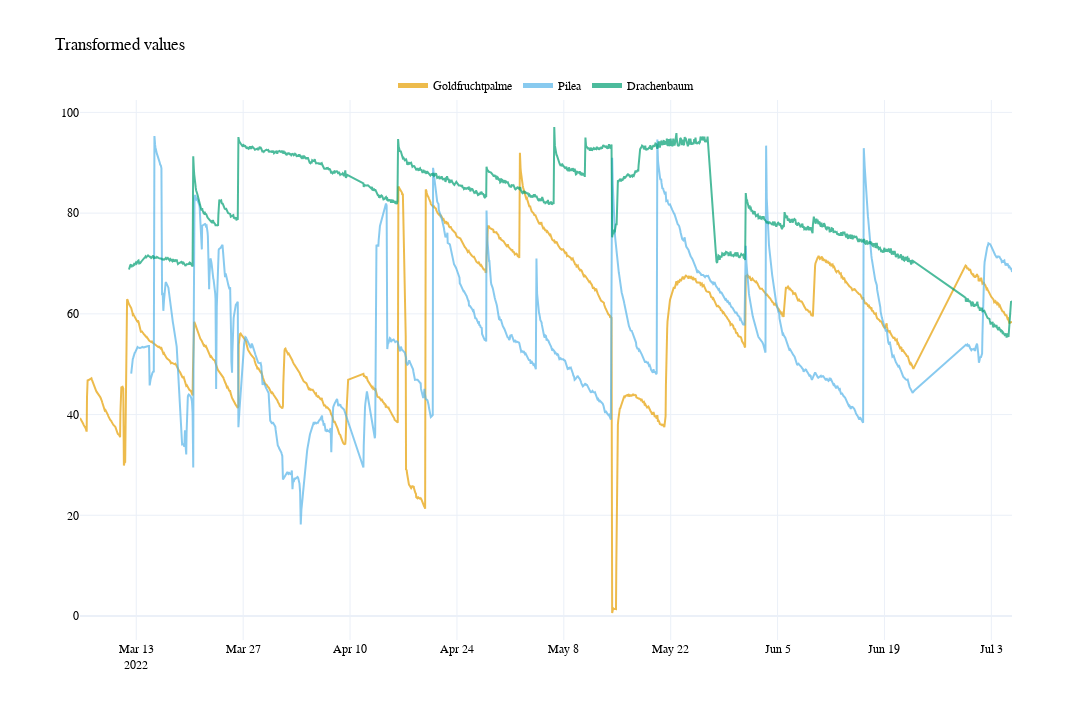

This figure's notebook cell:
### Markdown cell above
#### Trasformed data

### Code cell
transformed_figure = go.Figure(
    layout=go.Layout(
        title="Transformed values",
        width=1280,
        height=720,
        template="plotly_white",
        font=dict(family="Times New Roman", color="#000000"),
    )
)

for index, plant in enumerate(PLANTS):
    transformed_figure.add_trace(
        go.Scatter(
            x=df[df["plant"] == plant]["time"],
            y=df[df["plant"] == plant]["soil moisture in %"],
            mode="lines",
            name=plant,
            opacity=0.7,
            marker=dict(color=COLORS[index], size=3),
        )
    )

transformed_figure.update_scenes(
    dict(
        xaxis_title="Time",
        yaxis_title="soil moisture in %",
    )
)

transformed_figure.update_layout(legend=dict(
    orientation="h",
    yanchor="bottom",
    y=1,
    xanchor="center",
    x=0.5,
    itemsizing='constant'
))

makedirs("./dist", exist_ok=True)
transformed_figure.write_html("./dist/peak_valley.html")

transformed_figure.show()

### Figure 1 — Plotly figure (JSON) as saved in the notebook; plotly's stock layout.template omitted (floating-point values rounded to 4 significant figures; data arrays with more than 128 entries replaced by an {"elided": "..."} marker saying what was removed)
{"data": [{"marker": {"color": "#E69F00", "size": 3}, "mode": "lines", "name": "Goldfruchtpalme", "opacity": 0.7, "type": "scatter", "x": {"elided": "2931 str values"}, "y": {"elided": "2931 float values"}}, {"marker": {"color": "#56B4E9", "size": 3}, "mode": "lines", "name": "Pilea", "opacity": 0.7, "type": "scatter", "x": {"elided": "2780 str values"}, "y": {"elided": "2780 float values"}}, {"marker": {"color": "#009E73", "size": 3}, "mode": "lines", "name": "Drachenbaum", "opacity": 0.7, "type": "scatter", "x": {"elided": "2778 str values"}, "y": {"elided": "2778 float values"}}], "layout": {"font": {"color": "#000000", "family": "Times New Roman"}, "height": 720, "legend": {"itemsizing": "constant", "orientation": "h", "x": 0.5, "xanchor": "center", "y": 1, "yanchor": "bottom"}, "scene": {"xaxis": {"title": {"text": "Time"}}, "yaxis": {"title": {"text": "soil moisture in %"}}}, "title": {"text": "Transformed values"}, "width": 1280}}
